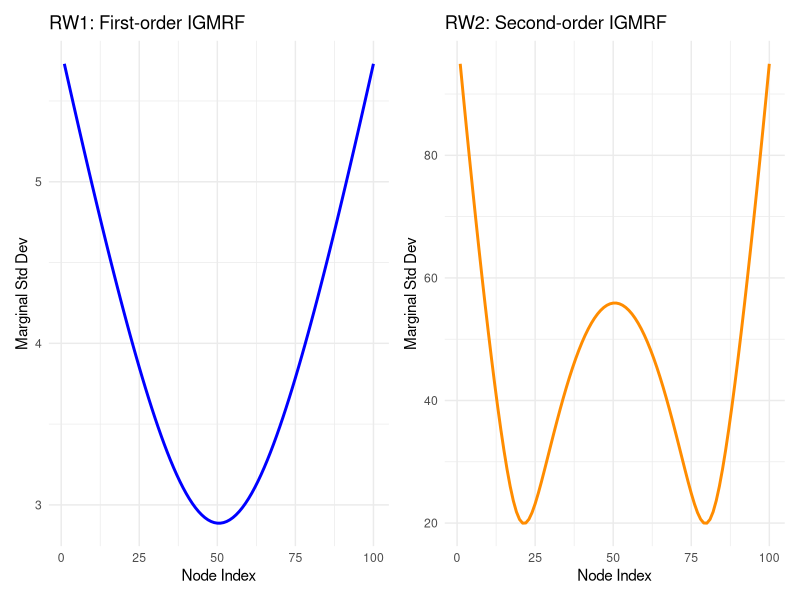

The R script that drew this image:
install.packages("patchwork")
# Load required packages
library(MASS)
library(ggplot2)
library(dplyr)
library(tidyr)
library(patchwork)

# Number of nodes
n <- 100

# Function to create RW1 precision matrix
rw1_precision <- function(n) {
  Q <- matrix(0, n, n)
  diag(Q) <- 2
  Q[cbind(1:(n-1), 2:n)] <- -1
  Q[cbind(2:n, 1:(n-1))] <- -1
  Q[1, 1] <- Q[n, n] <- 1  # Fix edges
  return(Q)
}

# Function to create RW2 precision matrix (with second-order penalties)
rw2_precision <- function(n) {
  Q <- matrix(0, n, n)
  for (i in 3:n) {
    Q[i, i] <- Q[i, i] + 1
    Q[i, i-1] <- Q[i, i-1] - 2
    Q[i, i-2] <- Q[i, i-2] + 1
    
    Q[i-1, i] <- Q[i-1, i] - 2
    Q[i-1, i-1] <- Q[i-1, i-1] + 4
    Q[i-1, i-2] <- Q[i-1, i-2] - 2
    
    Q[i-2, i] <- Q[i-2, i] + 1
    Q[i-2, i-1] <- Q[i-2, i-1] - 2
    Q[i-2, i-2] <- Q[i-2, i-2] + 1
  }
  return(Q)
}

# Build precision matrices
Q_rw1 <- rw1_precision(n)
Q_rw2 <- rw2_precision(n)

# Compute generalized inverses
Sigma_rw1 <- ginv(Q_rw1)
Sigma_rw2 <- ginv(Q_rw2)

# Marginal standard deviations
std_rw1 <- sqrt(diag(Sigma_rw1))
std_rw2 <- sqrt(diag(Sigma_rw2))

# Create tidy data for ggplot2
df <- data.frame(
  index = 1:n,
  RW1 = std_rw1,
  RW2 = std_rw2
) %>%
  pivot_longer(cols = c("RW1", "RW2"), names_to = "Model", values_to = "StdDev")

#split the data frame for each model

df_rw1 <- df %>% filter(Model == "RW1")
df_rw2 <- df %>% filter(Model == "RW2")

# RW1 plot
p1 <- ggplot(df_rw1, aes(x = index, y = StdDev)) +
  geom_line(color = "blue", size = 1) +
  labs(title = "RW1: First-order IGMRF", x = "Node Index", y = "Marginal Std Dev") +
  theme_minimal()

# RW2 plot
p2 <- ggplot(df_rw2, aes(x = index, y = StdDev)) +
  geom_line(color = "darkorange", size = 1) +
  labs(title = "RW2: Second-order IGMRF", x = "Node Index", y = "Marginal Std Dev") +
  theme_minimal()

print(p1 + p2) 
# Compute geometric means (reference std devs)
sigma_ref_rw1 <- exp(mean(log(std_rw1)))
sigma_ref_rw2 <- exp(mean(log(std_rw2)))

cat(sprintf("Reference Std Dev RW1: %.2f\n", sigma_ref_rw1))
cat(sprintf("Reference Std Dev RW2: %.2f\n", sigma_ref_rw2))
